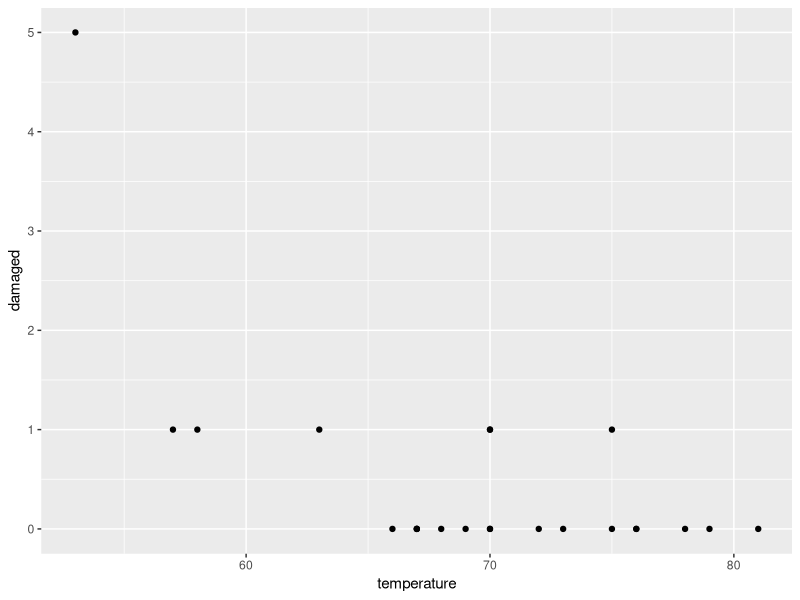
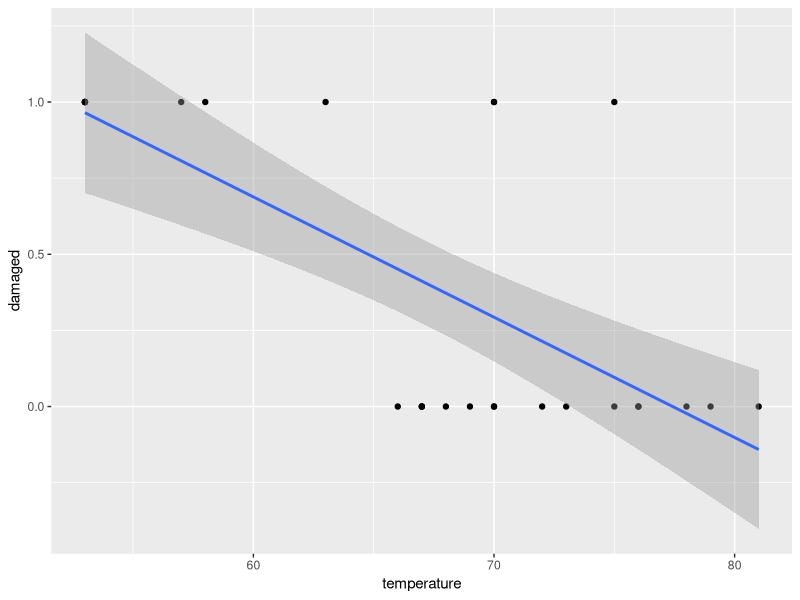

Recreate these plots in R, in order.
## ---- chunk 1

eth <- 0
sex <- 1
lrn <- 1

predictdays <- 18.93 - 9.11*eth + 3.1*sex + 2.15*lrn
days <- 2

resid <- days - predictdays

resid


## ---- chunk 2

varresid <- 240.57
varabs <- 264.17
n <- 146
k <- 3

R2 <- 1-(varresid/varabs)
R2a <- R2*((n-1)/(n-k-1))

R2

R2a

## ---- chunk 3

library(ggplot2)

temperature <- c(53,57,58,63,66,67,67,67,68,69,70,70,70,70,72,73,75,75,76,76,
                 78,79,81)

damaged <- c(5,1,1,1,0,0,0,0,0,0,1,0,1,0,0,0,0,1,0,0,0,0,0)

undamaged <- c(1,5,5,5,6,6,6,6,6,6,5,6,5,6,6,6,6,5,6,6,6,6,6)

data <- data.frame(temperature = temperature, damaged = damaged, 
                   undamaged = undamaged)

ggplot(data,aes(x=temperature,y=damaged)) + geom_point()


## ---- chunk 4

challengermodel <- function(temp){
  return(exp(11.663 - 0.2162*temp)/(1 + exp(11.663 - 0.2162*temp)))
}

challengermodel(51)

challengermodel(53)

challengermodel(55)

## ---- chunk 5

temperature <- c(53,53,53,53,53,57,58,63,66,67,67,67,68,69,70,70,70,70,72,73,
                 75,75,76,76,78,79,81)

damaged <- c(1,1,1,1,1,1,1,1,0,0,0,0,0,0,1,0,1,0,0,0,0,1,0,0,0,0,0)

undamaged <- c(0,0,0,0,0,5,5,5,6,6,6,6,6,6,5,6,5,6,6,6,6,5,6,6,6,6,6)

data <- data.frame(temperature = temperature, damaged = damaged, 
                   undamaged = undamaged)

ggplot(data,aes(x=temperature,y=damaged)) + geom_point() + 
  stat_smooth(method = 'glm', family = 'binomial') 

